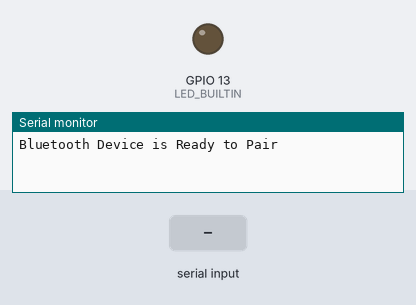
Bench run of a sketch on a simulated ESP32. On the bench: output pins drawn as LEDs (lit = HIGH), the last lines printed to the serial monitor. Inputs (shaded band) come from the test bench. Nothing arrives over Bluetooth unless stated.

Above: at 1.2 s.
1.3 s: "1" received over the second serial link
At 2.3 s:
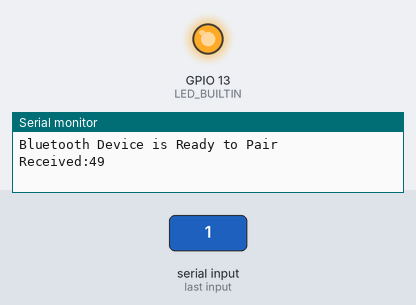
2.8 s: "0" received over the second serial link
At 3.8 s:
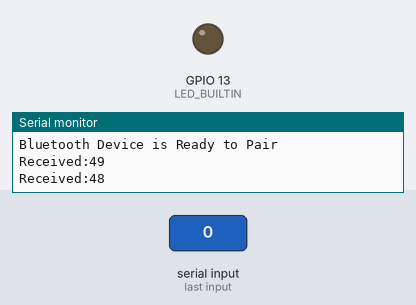
Timing chart, 0 to 5.8 s (numbered marks = the images above; inputs shaded):
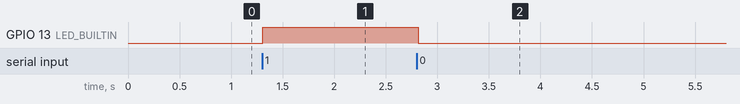

Measured:
- after the input at 1.3 s, GPIO 13 (LED_BUILTIN): LOW → HIGH at once
- after the input at 2.8 s, GPIO 13 (LED_BUILTIN): HIGH → LOW at once

The sketch:

ESP32.ino
```cpp
#include "BluetoothSerial.h" //Header File for Serial Bluetooth, will be added by default into Arduino

BluetoothSerial ESP_BT; //Object for Bluetooth

int incoming;
int LED_BUILTIN = 13;

void setup() {
  Serial.begin(115200); //Start Serial monitor in 115200
  ESP_BT.begin("ESP32_LED_Control"); //Name of your Bluetooth Signal
  Serial.println("Bluetooth Device is Ready to Pair");

  pinMode (LED_BUILTIN, OUTPUT);//Specify that LED pin is output
}

void loop() {

  if (ESP_BT.available()) //Check if we receive anything from Bluetooth
  {
    incoming = ESP_BT.read(); //Read what we recevive
    Serial.print("Received:"); Serial.println(incoming);

    if (incoming == 49)
        {
        digitalWrite(LED_BUILTIN, HIGH);
        ESP_BT.println("LED turned ON");
        }

    if (incoming == 48)
        {
        digitalWrite(LED_BUILTIN, LOW);
        ESP_BT.println("LED turned OFF");
        }
  }
  delay(20);
}
```
